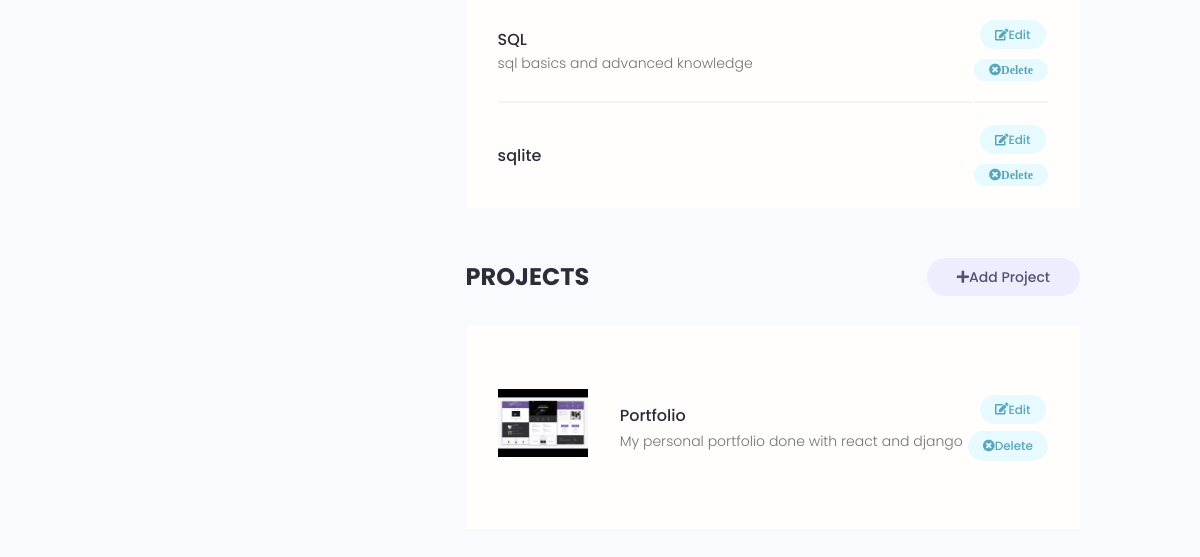
Page /account/ (signed in, lower part) on the earlier database version.
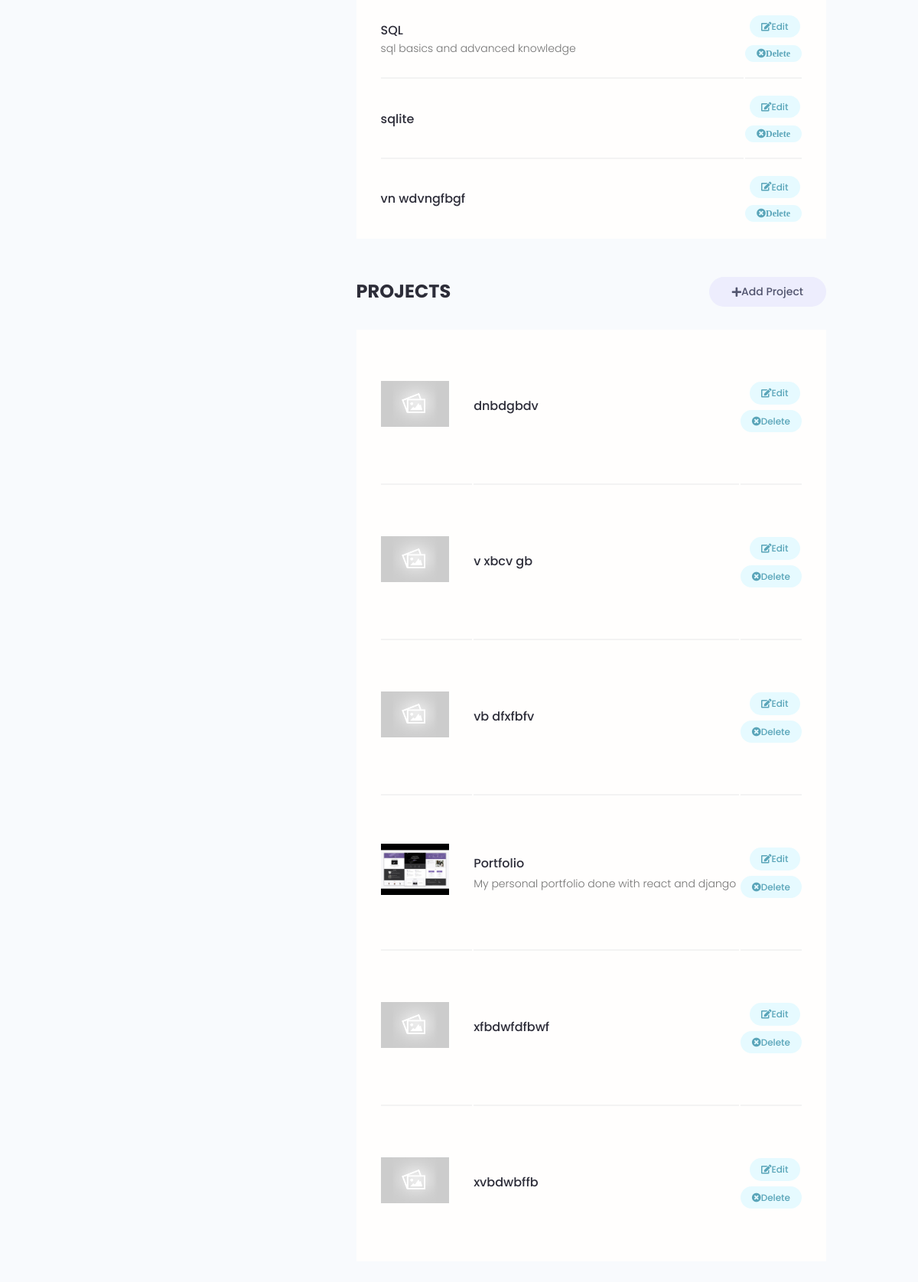
Same page on the later database version.
### users/models.py (models this page shows, shortened)
class Skill(models.Model):
    owner = models.ForeignKey(Profile,on_delete=models.CASCADE,null=True,blank=True)
    name =  models.CharField(max_length=200,null=True,blank=True)
    description = models.TextField(null=True,blank=True)
    created = models.DateTimeField(auto_now_add=True)
    id = models.UUIDField(default=uuid.uuid4, unique = True,
                          primary_key=True,editable=False)

### projects/models.py (models this page shows, shortened)
class Project(models.Model):
    owner = models.ForeignKey(Profile,null=True,blank=True,on_delete=models.CASCADE)
    title = models.CharField(max_length=200)
    description = models.TextField(null=True,blank=True)
    featured_image = models.ImageField(null=True,blank=True,default='default.jpg')
    demo_link = models.URLField(max_length=2000, null=True,blank=True)
    source_link = models.URLField(max_length=2000,null=True,blank=True)
    tags = models.ManyToManyField('Tag',blank=True)
    vote_total = models.IntegerField(default=0,null=True,blank=True)
    vote_ratio = models.IntegerField(default=0,null=True,blank=True)
    created = models.DateTimeField(auto_now_add=True)
    id = models.UUIDField(default=uuid.uuid4, unique = True,
                          primary_key=True,editable=False)
    class Meta:
        ordering = ['-vote_ratio' , '-vote_total' , 'title' ]
    @property
    def imageURL(self):
        try:
            url = self.featured_image.url
        except:
            url = ' '
        return url

### users/views.py (the view)
# urls.py: path('account/',views.userAccount, name = "account"),
@login_required(login_url='login')
def userAccount(request):
   profile = request.user.profile
   skills = profile.skill_set.all()
   projects = profile.project_set.all()
   context = {'profile' :profile,'skills':skills,'projects':projects}
   return render(request,'users/account.html',context)

### users/models.py (called while the page is built)
    @property
    def imageURL(self):
        try:
            url = self.profile_image.url
        except:
            url = ' '
        return url

### users/templates/users/account.html (shortened to what this page needs)
{% extends 'main.html' %}
{% block content %}
<main class="settingsPage profile my-md">
    <div class="container">
      <div class="layout">
        <div class="column column--1of3">
        </div>
        <div class="column column--2of3">
          <table class="settings__table">
            {% for skill in skills %}
            <tr>
              <td class="settings__tableInfo">
                <h4>{{skill.name}}</h4>
                <p>{{skill.description}}</p>
              </td>
              <td class="settings__tableActions">
                <a class="tag tag--pill tag--main settings__btn" href="{% url 'update-skill' skill.id %}"><i class="fas fa-edit"></i> Edit</a>
                <a class="tag tag--pill tag--main settings__btn"
                href="{% url 'delete-skill' skill.id %}?next=/account">
                  <i class="fas fa-times-circle">Delete</i></a>
                </td>
              </tr>
              {% endfor %}
            </table>
          <div class="settings">
            <h3 class="settings__title">Projects</h3>
            <a class="tag tag--pill tag--sub settings__btn tag--lg" href="{% url 'create-project' %}"><i class="fas fa-plus"></i> Add Project</a>  </div>
          <table class="settings__table">
            {% for project in projects %}
            <tr>
              <td class="settings__thumbnail">
                <a href="{% url 'project' project.id %}"><img src="{{project.imageURL}}" alt="Project Thumbnail" /></a>
              </td>
              <td class="settings__tableInfo">
                <a href="{% url 'project' project.id %}"">{{project.title}}</a>
                <p>
                  {{project.description|slice:"50"}}
                </p>
              </td>
              <td class="settings__tableActions">
                <a class="tag tag--pill tag--main settings__btn" href="{% url 'update-project' project.id %}"><i class="fas fa-edit"></i> Edit</a>
                <a class="tag tag--pill tag--main settings__btn" href="{% url 'delete-project' project.id %}?next=/account"><i class="fas fa-times-circle"></i> Delete</a>
              </td>
                {% endfor %}
          </table>
        </div>
      </div>
    </div>
  </main>
  {% endblock %}

### templates/main.html (shortened to what this page needs)
<!DOCTYPE html>
{% load static %}
<html>
    <head>
        <link rel="stylesheet" href="https://cdn.iconmonstr.com/1.3.0/css/iconmonstr-iconic-font.min.css" />
        <link rel="stylesheet" href="{% static 'uikit/styles/uikit.css' %}" />
        <link rel="stylesheet" href="{% static 'styles/app.css' %}" />
        <link rel="stylesheet" href="https://cdnjs.cloudflare.com/ajax/libs/font-awesome/5.15.3/css/all.min.css" />
    </head>
    <body>
        {% block content %}
        {% endblock content %}
    </body>
</html>

### templates/navbar.html (shortened to what this page needs)
{% load static %}

### static/styles/app.css (style rules this page uses)
:root { --color-sub: #2d2d39; }
img { width: 100%; }
.settings { display: flex; justify-content: space-between; align-items: center; }
.settings__title { font-size: 2.4rem; text-transform: uppercase; font-weight: 700; color: var(--color-sub); }
.settings__table { margin-top: 3rem; margin-bottom: 5rem; padding: 0 3rem; background: var(--color-white); }
.settings__table tr { width: 100%; }
.settings__table tr > td { padding: 2rem 0; }
.settings__table tr:not(:last-child) td { border-bottom: 2px solid var(--color-white-light); }
.settings__thumbnail { width: 23%; min-width: 10rem; }
.settings__thumbnail img { padding-right: 3rem; height: 15rem; object-fit: contain; }
.settings__tableInfo { width: 100%; }
.settings__tableInfo h4, .settings__tableInfo a { padding-right: 1rem; width: auto; font-size: 1.6rem; font-weight: 500; color: var(--color-sub); }
.settings__tableInfo p { font-size: 1.4rem; }
.settings__tableActions { text-align: right; }
:root { --color-primary: #3f51b5; --color-light: #ffffff; }

### static/uikit/styles/modules/_variables.css (style rules this page uses)
:root { --color-main: #5aa5b9; --color-main-light: #e6faff; --color-sub: #3f4156; --color-sub-light: #51546e; --color-sub-lighter: #ededfd; --color-text: #737373; --color-gray: #8b8b8b; --color-light: #e5e7eb; --color-light-gray: #767676; --color-bg: #f8fafd; --color-white: #fffefd; --color-white-light: #f3f3f3; --color-success: #359e64; --color-success-bg: #def8e8; --color-error: #fc4b0b; --color-error-bg: #fff2ee; --font-base: 'Poppins', arial, helvetica, 'Segoe UI', roboto, ubuntu, sans-serif; --font-monospace: 'Fira Code', 'Courier New', courier, monospace; --font-regular: 300; --font-medium: 500; --font-bold: 700; --generic-shadow: 1px 1px 5px #00000010; --generic-transition: all 0.3s ease-in-out; }

### static/uikit/styles/modules/_base.css (style rules this page uses)
* { margin: 0; padding: 0; box-sizing: border-box; text-rendering: optimizeLegibility; color: inherit; font-size: inherit; }
html { font-size: 50%; }
@media only screen and (min-width: 480px) { html { font-size: 56.25%; } }
@media only screen and (min-width: 1200px) { html { font-size: 62.5%; } }
body { line-height: 1.6; font-weight: 400; font-size: 1.5rem; color: var(--color-text); background-color: var(--color-bg); min-height: 100vh; }

### static/uikit/styles/modules/_typography.css (style rules this page uses)
* { font-family: var(--font-base); }
h3 { font-size: 3.2rem; font-weight: var(--font-medium); }
h4 { font-size: 2.8rem; font-weight: var(--font-medium); }
p, span, strong { font-size: 1.6rem; color: var(--color-text); font-weight: var(--font-regular); }
a { padding-bottom: 2px; text-decoration: none; display: inline-block; color: var(--color-main); font-weight: var(--font-medium); }

### static/uikit/styles/modules/_utilities.css (style rules this page uses)
.container { width: 92%; max-width: 165rem; margin: 0 auto; box-sizing: border-box; }
@media screen and (min-width: 1000px) { .container { width: 90%; } }
@media screen and (min-width: 1200px) { .container { width: 80%; } }
.my-md { margin: 3rem auto; }

### static/uikit/styles/modules/_tag.css (style rules this page uses)
.tag { display: inline-flex; align-items: center; background-color: var(--color-sub); height: -webkit-fit-content; height: -moz-fit-content; height: fit-content; width: -webkit-fit-content; width: -moz-fit-content; width: fit-content; border-radius: 0.5rem; padding: 0.5rem 1.5rem; font-size: 1.2rem; cursor: pointer; }
.tag:not(:last-child) { margin-right: 0.25rem; margin-bottom: 0.75rem; }
.tag--pill { border-radius: 5rem; }
.tag--main, .tag--main > small { background: var(--color-main-light); color: var(--color-main); font-weight: 500; }
.tag--sub, .tag--sub > small { background: var(--color-sub-lighter); color: var(--color-sub-light); font-weight: 500; }
.tag--lg { padding: 0.8rem 3rem; font-size: 1.4rem; }

### static/uikit/styles/modules/_layout.css (style rules this page uses)
.layout { display: flex; flex-flow: row wrap; justify-content: space-between; }
.layout > .column { margin-bottom: 3rem; }
.layout > .column.column--1of3 { flex-basis: 30%; }
.layout > .column.column--2of3 { flex-basis: 64%; }

Differences in the rows shown:
added Skill: name "vn wdvngfbgf"
added Project: imageURL (placeholder picture), title "dnbdgbdv"
added Project: imageURL (placeholder picture), title "v xbcv gb"
added Project: imageURL (placeholder picture), title "vb dfxfbfv"
added Project: imageURL (placeholder picture), title "xfbdwfdfbwf"
added Project: imageURL (placeholder picture), title "xvbdwbffb"
